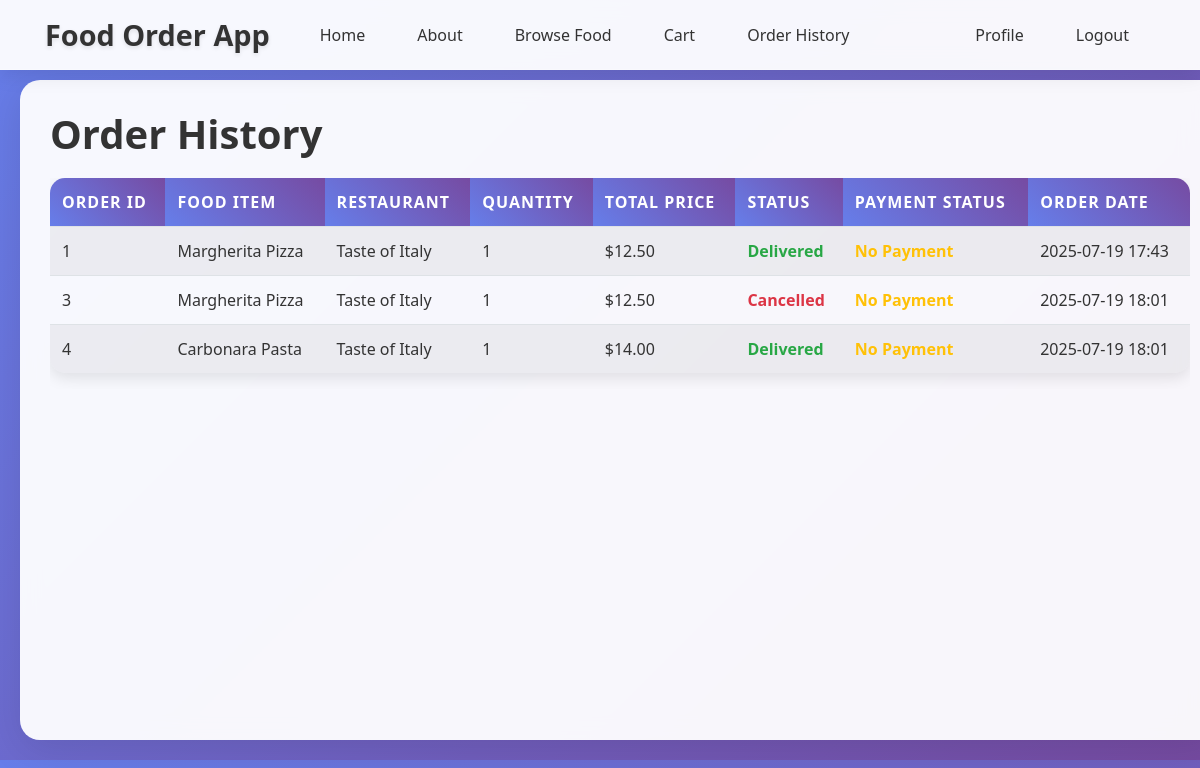
Page /customer/order_history (signed in) on the committed database.
### app/models/order.py (models this page shows, shortened)
class Order(db.Model):
    __tablename__ = 'orders'
    id = db.Column(db.Integer, primary_key=True)
    customer_id = db.Column(db.Integer, db.ForeignKey('users.id'), nullable=False)
    food_item_id = db.Column(db.Integer, db.ForeignKey('food_items.id'), nullable=False)
    restaurant_id = db.Column(db.Integer, db.ForeignKey('users.id'), nullable=False)
    quantity = db.Column(db.Integer, nullable=False)
    total_price = db.Column(db.Numeric(10, 2), nullable=False)
    status = db.Column(db.Enum('pending', 'accepted', 'preparing', 'ready', 'delivered', 'cancelled', name='order_status'), default='pending')
    payment_id = db.Column(db.Integer, db.ForeignKey('payments.id'), nullable=True)
    order_date = db.Column(db.DateTime, default=datetime.utcnow)
    payment = db.relationship("Payment", backref="order", uselist=False, foreign_keys="Order.payment_id")

### app/models/food_item.py (models this page shows, shortened)
class FoodItem(db.Model):
    __tablename__ = 'food_items'
    id = db.Column(db.Integer, primary_key=True)
    name = db.Column(db.String(100), nullable=False)
    description = db.Column(db.Text, nullable=True)
    price = db.Column(db.Numeric(10, 2), nullable=False)
    image_url = db.Column(db.String(200), nullable=True)
    restaurant_id = db.Column(db.Integer, db.ForeignKey('users.id'), nullable=False)
    created_at = db.Column(db.DateTime, default=datetime.utcnow)
    orders = db.relationship('Order', backref='food_item', lazy=True)

### app/models/user.py (models this page shows, shortened)
class User(db.Model, UserMixin):
    __tablename__ = 'users'
    id = db.Column(db.Integer, primary_key=True)
    name = db.Column(db.String(100), nullable=False)
    email = db.Column(db.String(120), unique=True, nullable=False)
    phone_number = db.Column(db.String(20), unique=True, nullable=False)
    location = db.Column(db.String(200), nullable=False)
    password = db.Column(db.String(60), nullable=False)
    role = db.Column(db.Enum('admin', 'customer', 'restaurant', name='user_roles'), default='customer')
    status = db.Column(db.Enum('active', 'pending', 'suspended', name='account_status'), default='active')
    food_items = db.relationship('FoodItem', backref='restaurant_owner', lazy=True, foreign_keys='FoodItem.restaurant_id')
    orders_as_customer = db.relationship('Order', backref='customer_user', lazy=True, foreign_keys='Order.customer_id')
    orders_as_restaurant = db.relationship('Order', backref='restaurant_user', lazy=True, foreign_keys='Order.restaurant_id')
    payments_as_customer = db.relationship('Payment', backref='customer_payer', lazy=True, foreign_keys='Payment.customer_id')
    payments_as_restaurant = db.relationship('Payment', backref='restaurant_receiver', lazy=True, foreign_keys='Payment.restaurant_id')

### app/routes/customer.py (the view)
@customer.route("/order_history")
@login_required
@customer_required
def order_history():
    orders = Order.query.filter_by(customer_id=current_user.id).all()
    return render_template("order_history.html", orders=orders)

### app/templates/order_history.html
{% extends "base.html" %}
{% block content %}
    <h1>Order History</h1>
    {% if orders %}
        <div class="table-responsive">
            <table class="table table-striped">
                <thead>
                    <tr>
                        <th>Order ID</th>
                        <th>Food Item</th>
                        <th>Restaurant</th>
                        <th>Quantity</th>
                        <th>Total Price</th>
                        <th>Status</th>
                        <th>Payment Status</th>
                        <th>Order Date</th>
                    </tr>
                </thead>
                <tbody>
                    {% for order in orders %}
                        <tr>
                            <td>{{ order.id }}</td>
                            <td>{{ order.food_item.name }}</td>
                            <td>{{ order.restaurant_user.name }}</td>
                            <td>{{ order.quantity }}</td>
                            <td>${{ order.total_price }}</td>
                            <td><span class="order-status {{ order.status }}">{{ order.status.title() }}</span></td>
                            <td>
                                {% if order.payment %}
                                    <span class="payment-status {{ order.payment.payment_status }}">{{ order.payment.payment_status.title() }}</span>
                                {% else %}
                                    <span class="payment-status pending">No Payment</span>
                                {% endif %}
                            </td>
                            <td>{{ order.order_date.strftime('%Y-%m-%d %H:%M') }}</td>
                        </tr>
                    {% endfor %}
                </tbody>
            </table>
        </div>
    {% else %}
        <div class="alert alert-info">
            <h4>No orders yet!</h4>
            <p><a href="{{ url_for('customer.browse') }}">Browse food items</a> to place your first order.</p>
        </div>
    {% endif %}
{% endblock content %}

### app/static/main.css (style rules this page uses)
body { background: #fafafa; color: #333333; margin-top: 5rem; }
h1, h2, h3, h4, h5, h6 { color: #444444; }
.order-status { font-weight: bold; }
.order-status.delivered { color: #28a745; }
.order-status.cancelled { color: #dc3545; }
.payment-status { font-weight: bold; }
.payment-status.pending { color: #ffc107; }
body { padding-bottom: 70px; }
@media (min-width: 768px) { body { background: linear-gradient(135deg, #667eea 0%, #764ba2 100%); font-family: 'Segoe UI', Tahoma, Geneva, Verdana, sans-serif; padding-bottom: 0; } }
@media (min-width: 768px) { h1, h2, h3, h4, h5, h6 { color: #333; font-weight: 700; margin-bottom: 20px; } }
@media (min-width: 768px) { .table { border-radius: 15px; overflow: hidden; box-shadow: 0 5px 15px rgba(0, 0, 0, 0.1); } }
@media (min-width: 768px) { .table thead th { background: linear-gradient(45deg, #667eea, #764ba2); color: white; border: none; font-weight: 600; text-transform: uppercase; letter-spacing: 1px; } }
@media (min-width: 768px) { .table tbody tr { transition: all 0.3s ease; } }

### rows in the picture
Order: id "1", food_item.name "Margherita Pizza", restaurant_user.name "Taste of Italy", quantity "1", total_price "12.50", status "Delivered", order_date "2025-07-19 17:43"
Order: id "3", food_item.name "Margherita Pizza", restaurant_user.name "Taste of Italy", quantity "1", total_price "12.50", status "Cancelled", order_date "2025-07-19 18:01"
Order: id "4", food_item.name "Carbonara Pasta", restaurant_user.name "Taste of Italy", quantity "1", total_price "14.00", status "Delivered", order_date "2025-07-19 18:01"
